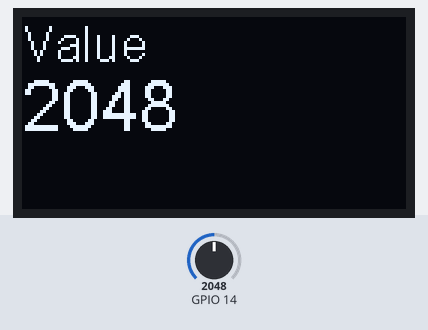
Recording of a sketch running on a simulated ESP32. On the bench: 128×64 one-colour display. The inputs (shaded band) are chosen by the test bench; at power-on: GPIO 14 = 2048. What the sketch prints to the serial monitor is not drawn.

Above: at 1.2 s.
1.3 s: GPIO 14 set to 2866
At 1.7 s:
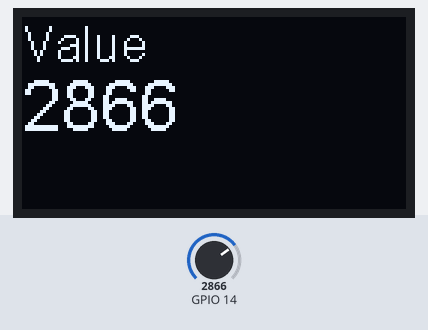
2.8 s: GPIO 14 set to 3603
At 4.0 s:
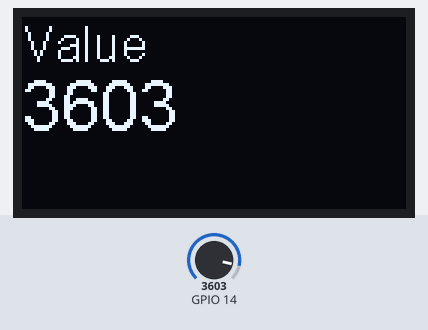
4.3 s: GPIO 14 set to 4095
At 5.1 s:
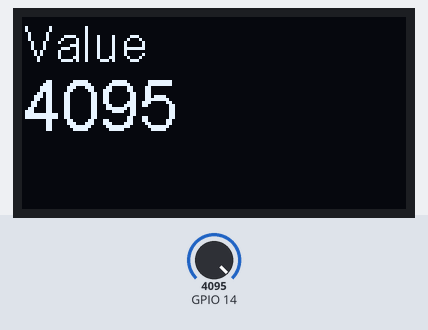
Timing chart, 0 to 7.3 s (numbered marks = the images above; inputs shaded):
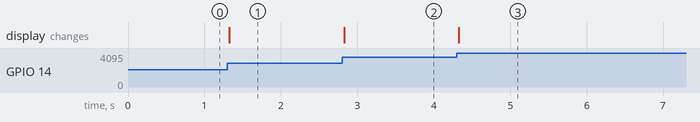

The sketch:

w7-1.ino
```cpp
#include <Wire.h>
#include "SSD1306Wire.h"
SSD1306Wire  display(0x3c, 21, 22);

void setup() {
    Serial.begin(115200);
    pinMode(14,INPUT);
    // Initialising the UI will init the display too.
    display.init();

    display.flipScreenVertically(); //畫面上下顛倒顯示

    display.clear(); //清空畫面
   display.display(); //顯示畫面
}

void loop() {
   display.clear(); //清空畫面
    display.setFont(ArialMT_Plain_16);   //設定字型與大小
    display.drawString(0, 0, "Value");  //(x座標,y座標,"字串")
    display.setFont(ArialMT_Plain_24);   //設定字型與大小
    display.drawString(0,16, String(analogRead(14)));  //(x座標,y座標,"字串")
    Serial.println(analogRead(14));

   display.display(); //顯示畫面
}
```

Measured:
- after the input at 1.3 s, the display: changes at once (image 1)
- after the input at 2.8 s, the display: changes at once (image 2)
- after the input at 4.3 s, the display: changes at once (image 3)
